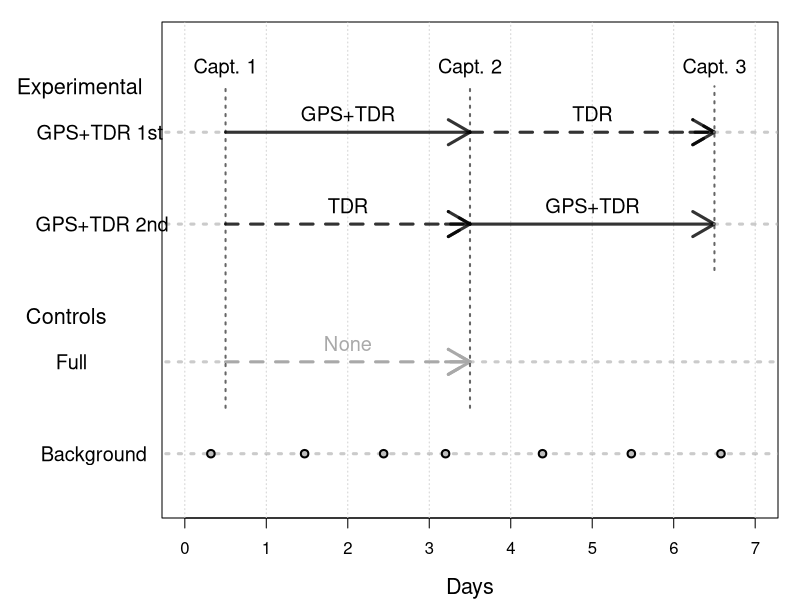

The R script that drew this image:
add.alpha <- function(col, alpha=1){
  if(missing(col))
    stop("Please provide a vector of colours.")
  apply(sapply(col, col2rgb)/255, 2, 
        function(x) 
          rgb(x[1], x[2], x[3], alpha=alpha))  
}


# library(shape)

par(ps = 14, cex = 1.5, cex.lab = 2)
svg("schematic_deployments.svg",
    width = 6, height = 4, family = "serif")
pdf("schematic_deployments.pdf",
    width = 6, height = 4, family = "serif")
png("schematic_deployments.png",
    width = 6, height = 4, res = 600, family = "serif",
    units = "in")
# ?png
# ?cairo_ps
# Plot base map
par(mfrow = c(1,1))
par(mar=c(4,8, 1, 1) + 0.1)  


plot(c(1:6,1:2)~c(0:7),
     type = "n",
     xlab = "Days",
     ylab = "",
     # xaxt = "n",
     yaxt = "n",
     cex.lab = 1.3
     )
grid(ny = NA)
# ?Arrows
# ?grid()
arrows( .5,5,3.5,5,
         lwd = 3, col = add.alpha("black", 0.8))
arrows( 3.5,4,6.5,4,
       lwd = 3, col = add.alpha("black", 0.8))
arrows( .5,4,3.5,4,
       lwd = 3, lty = 2,
       col = add.alpha("black", 0.8))
arrows( 3.2,4,3.5,4,
        lwd = 3,
        col = add.alpha("black", 0.8))
arrows( 3.5,5,6.5,5,
       lwd = 3, lty = 2,
       col = add.alpha("black", 0.8))
arrows( 6.2,5,6.5,5,
        lwd = 3, 
        col = add.alpha("black", 0.8))
segments(-1,5,0.5,5,
         lwd = 3,
         lty = 3,
         col = add.alpha("dark grey", 0.6))
segments(6.5,5,8,5,
         lwd = 3,
         lty = 3,
         col = add.alpha("dark grey", 0.6))
segments(-1,4,0.5,4,
         lwd = 3,
         lty = 3,
         col = add.alpha("dark grey", 0.6))
segments(6.5,4,8,4,
         lwd = 3,
         lty = 3,
         col = add.alpha("dark grey", 0.6))

# Controls
arrows( 0.5,2.5,3.5,2.5,
       lwd = 3, lty = 2,
       col = add.alpha("dark grey", 1))
arrows( 3.2,2.5,3.5,2.5,
        lwd = 3, 
        col = add.alpha("dark grey", 1))
segments(-1,2.5,0.5,2.5,
         lwd = 3,
         lty = 3,
         col = add.alpha("dark grey", 0.6))
segments(3.5,2.5,8,2.5,
         lwd = 3,
         lty = 3,
         col = add.alpha("dark grey", 0.6))

segments(-1,1.5,8,1.5,
         lwd = 3,
         lty = 3,
         col = add.alpha("dark grey", 0.6))


point.loc <- c(1:7)-0.5
point.loc <- point.loc + (sample(c(20:80),7)/100 - 0.5)
points(point.loc, rep(1.5, 7),
       pch = 21,
       bg = "grey",
       col = "black",
       lwd = 2)
  

# Capture events
segments(0.5,2,0.5,5.5,
         lwd = 2,
         lty = 3,
         col = add.alpha("black", 0.6))
segments(3.5,2,3.5,5.5,
         lwd = 2,
         lty = 3,
         col = add.alpha("black", 0.6))
segments(6.5,3.5,6.5,5.5,
         lwd = 2,
         lty = 3,
         col = add.alpha("black", 0.6))

# Text
mtext("Experimental", side = 2,
      las = 1, at = 5.5, line = 6, adj = 0.2,
      cex = 1.3)
mtext("GPS+TDR 1st", side = 2,
      las = 1, at = 5, line = 5, adj = 0.2,
      cex = 1.2)
mtext("GPS+TDR 2nd", side = 2,
      las = 1, at = 4, line = 5, adj = 0.2,
      cex = 1.2)

mtext("Controls", side = 2,
      las = 1, at = 3, line = 6, adj = 0.2,
      cex = 1.3)
mtext("Full", side = 2,
      las = 1, at = 2.5, line = 5, adj = 0.2,
      cex = 1.2)
mtext("Background", side = 2,
      las = 1, at = 1.5, line = 5, adj = 0.2,
      cex = 1.2)


# On plot
text(0.5,5.7,"Capt. 1",
      cex = 1.2)
text(3.5,5.7,"Capt. 2",
     cex = 1.2)
text(6.5,5.7,"Capt. 3",
     cex = 1.2)

text(2,5.2,"GPS+TDR",
     cex = 1.2)
text(5,4.2,"GPS+TDR",
     cex = 1.2)

text(5,5.2,"TDR",
     cex = 1.2)
text(2,4.2,"TDR",
     cex = 1.2)

text(2,2.7,"None",
     cex = 1.2,
     col = "dark grey")

dev.off()
# ?sample
